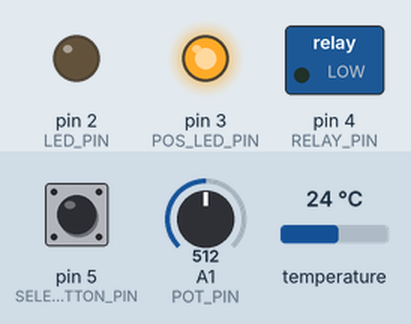
Recording of a sketch running on a simulated Arduino Uno, built with avr-gcc and run on an emulated ATmega328P. On the bench: switched loads named in the sketch (green lamp = pin HIGH), output pins drawn as LEDs (lit = HIGH). Dashed ring = blinking. The test bench sets the inputs (shaded band); at power-on: pin 5 (SELECT_BUTTON_PIN) HIGH, A1 (POT_PIN) = 512, temperature 24 °C. Pins used as bus, display or sensor lines are not drawn.

Above: at 1.5 s.
1.6 s: pin 5 (SELECT_BUTTON_PIN) pulled LOW for 3.2 s
At 2.82 s:
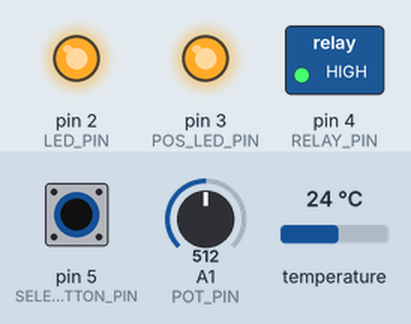
At 3.5 s:
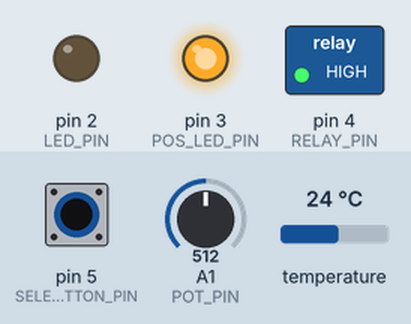
Timing chart, 0 to 6.6 s (numbered marks = the images above; inputs shaded):
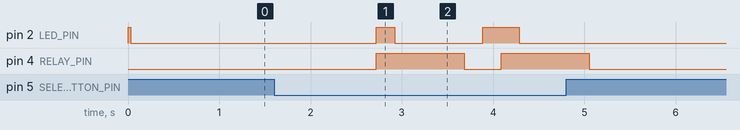

Measured:
- after the input at 1.6 s, pin 2 (LED_PIN): LOW → HIGH after 1.1 s, → LOW 0.20 s later, → HIGH 0.96 s later, → LOW 0.40 s later; pin 4 (RELAY_PIN): alternates HIGH for 0.96 s and LOW for 0.40 s, 4 changes in all, then stays LOW, starting after 1.1 s

The sketch:

Temperature_Controlled_Relay.ino
```cpp
// Temperature_Controlled_Relay.ino
// Temperature controller air conditioning sensor for my old AC.
// Saves power by turning the AC completely off.
// Saves me having to wake up and turn on the AC on super hot days.
// AC is set to normally closed relay contact just in case the relay fails; the AC will be on.
// Uses a one-wire DS18B20 temp sensor.
// Single button for  Automatic / Manual ON / Manual OFF mode selection.
// LED for mode indication. Green = Auto, Blinking Red/Green = Manual ON, Red = Manual OFF.
// 10K potentiometer for set point control. Range between TEMP_MIN and TEMP_MAX

// Wiring

// Temp Sensor - To make connection easier I am powering sensor via output pins.
// POS_SENSOR_PIN -> Senor Power
// GND_SENSOR_PIN -> Sensor GND
// TEMP_SENSOR_PIN -> Sensor Data Pin

// 5v Relay Board
// 5v -> Relay Board Power
// GND -> Relay Board GND
// RELAY_PIN -> Relay Trigger

// Potentiometer
// 5v -> POT Pin 1
// POT_PIN -> Pin 2 (wiper)
// GND -> POT Pin 3

// Button
// GND -> Button -> SELECT_BUTTON_PIN

// Indicator LEDS
// GND -> Resistor -> RED LED -> LED_PIN -> GRN LED -> Resistor -> 5v
// When LED_PIN is LOW, power flows from 5v to GND via GRN LED, When LED_PIN is HIGH, power flows from LED_PIN to GND via RED LED.


#include <OneWire.h>
#include <DallasTemperature.h>


#define POS_SENSOR_PIN 6
#define GND_SENSOR_PIN 7
#define TEMP_SENSOR_PIN 8

#define RELAY_PIN 4 // HIGH = RELAY ON aka AC OFF, LOW = RELAY OFF aka AC ON.

#define POT_PIN A1

#define SELECT_BUTTON_PIN 5

#define LED_PIN 2 // HIGH = Red, LOW = Green.
#define  POS_LED_PIN 3

// Temp Range Settings
#define TEMP_MIN 65
#define TEMP_MAX 80
#define DROOP 1 // Amount temperature has to drop to turn off AC
#define MIN_CYCLE_US 300000UL // Prevent AC from short-cycling, always run for at least; (5 minutes).


static uint8_t AC_mode; // 0 = Auto, 1 = Manual ON, 2 = Manual OFF.
float setTemp = 75;

OneWire tempSensor(TEMP_SENSOR_PIN);
DallasTemperature sensors(&tempSensor);
DeviceAddress tempDeviceAddress;


void setup() {
	// Serial.begin(115200);

	AC_mode = 0; // Default to Auto.

	// Default pin states.
	digitalWrite(POS_LED_PIN, HIGH);
	digitalWrite(LED_PIN, HIGH);
	pinMode(POS_LED_PIN, OUTPUT);
	pinMode(LED_PIN, OUTPUT);

	digitalWrite(RELAY_PIN, LOW);
	pinMode(RELAY_PIN, OUTPUT);

	pinMode(SELECT_BUTTON_PIN, INPUT_PULLUP);

	digitalWrite(POS_SENSOR_PIN, HIGH);
	digitalWrite(GND_SENSOR_PIN, LOW);
	pinMode(POS_SENSOR_PIN, OUTPUT);
	pinMode(GND_SENSOR_PIN, OUTPUT);

  //Initialize Sensor
  sensors.begin();
	sensors.getAddress(tempDeviceAddress, 0); // Retrieve sensor address.
	sensors.setResolution(tempDeviceAddress, 12); // Set temp resolution to 12 bits.
}


void loop() {
	sampleButton();
  samplePot();
	updateStatus(tempDeviceAddress);

}

float sampleTemp(DeviceAddress deviceAddress) {
	// Requests temp update from sensor.
	// Returns temp in F.
	// Returns 255 on error.

	sensors.requestTemperatures();

	float tempF = sensors.getTempF(deviceAddress);
	if(tempF == DEVICE_DISCONNECTED_F)
		return 255;
	else
		return tempF;
}

void sampleButton() { // Check button state and cycle through modes.
	if (!digitalRead(SELECT_BUTTON_PIN)) { // Active when Low.
		++AC_mode%=3; // Increment AC_mode, then modulo by 3 to cycle between 0, 1, and 2.
		delay(200); // Debounce and prevents double presses.
	}

}

void updateStatus(DeviceAddress deviceAddress) {
	switch (AC_mode) {

		case 0: // Auto Mode, Solid Green Light.
			digitalWrite(LED_PIN, LOW);
			autoMode(deviceAddress);
		break;

		case 1: // Manual ON Mode, Blinking Red/Green Light.
			digitalWrite(LED_PIN, (millis() & 0b10000000000)? HIGH : LOW); // A trick to blink the led at a consistent rate. every 1024ms.
			while(digitalRead(RELAY_PIN))
				digitalWrite(RELAY_PIN, LOW);
		break;

		case 2: // Manual OFF Mode, Solid Red Light.
			digitalWrite(LED_PIN, HIGH);
			while(!digitalRead(RELAY_PIN))
				digitalWrite(RELAY_PIN, HIGH);
		break;
	}
}

void autoMode(DeviceAddress deviceAddress) {
	static unsigned long startTime;

	if (sampleTemp(deviceAddress)>=setTemp) // If temp is higher than setTemp.
		while(digitalRead(RELAY_PIN)) {
			startTime = millis();  // Save startTime.
			digitalWrite(RELAY_PIN, LOW); // Turn on AC.
		}
	else if (sampleTemp(deviceAddress)<=setTemp-DROOP && millis() - startTime >= MIN_CYCLE_US) // Else if lower AND min cycle time has ellapsed.
		while(!digitalRead(RELAY_PIN))
			digitalWrite(RELAY_PIN, HIGH); // Turn off AC.
}

void samplePot() {
  // read potentiometer value and
  // map pot range (0 - 1023) to temp range.
  // swap 0 and 1023 if you want the pot to be reversed.
  setTemp = map(analogRead(POT_PIN), 0, 1023, TEMP_MAX*10, TEMP_MIN*10); // Multiply by 10 for accuracy.
  setTemp/=10;

//  Serial.print(setTemp);
//  Serial.print(' ');
//  Serial.println(sampleTemp(tempDeviceAddress));
}
```
